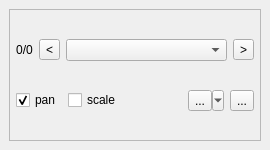
<?xml version="1.0" encoding="UTF-8"?>
<ui version="4.0">
 <class>itembrowser</class>
 <widget class="QDockWidget" name="itembrowser">
  <property name="geometry">
   <rect>
    <x>0</x>
    <y>0</y>
    <width>270</width>
    <height>150</height>
   </rect>
  </property>
  <property name="windowTitle">
   <string notr="true">Item Browser</string>
  </property>
  <widget class="QWidget" name="dockWidgetContents">
   <layout class="QGridLayout" name="gridLayout_3">
    <item row="0" column="1">
     <widget class="QFrame" name="browseFrame">
      <property name="sizePolicy">
       <sizepolicy hsizetype="Preferred" vsizetype="Preferred">
        <horstretch>0</horstretch>
        <verstretch>0</verstretch>
       </sizepolicy>
      </property>
      <property name="autoFillBackground">
       <bool>false</bool>
      </property>
      <property name="frameShape">
       <enum>QFrame::StyledPanel</enum>
      </property>
      <layout class="QGridLayout" name="gridLayout_2">
       <property name="margin">
        <number>6</number>
       </property>
       <item row="0" column="0">
        <layout class="QHBoxLayout" name="horizontalLayout">
         <item>
          <widget class="QLabel" name="currentPosLabel">
           <property name="sizePolicy">
            <sizepolicy hsizetype="Maximum" vsizetype="Preferred">
             <horstretch>0</horstretch>
             <verstretch>0</verstretch>
            </sizepolicy>
           </property>
           <property name="toolTip">
            <string/>
           </property>
           <property name="accessibleName">
            <string notr="true"/>
           </property>
           <property name="accessibleDescription">
            <string/>
           </property>
           <property name="text">
            <string notr="true">0/0</string>
           </property>
           <property name="alignment">
            <set>Qt::AlignCenter</set>
           </property>
          </widget>
         </item>
         <item>
          <widget class="QToolButton" name="previousButton">
           <property name="sizePolicy">
            <sizepolicy hsizetype="Minimum" vsizetype="Fixed">
             <horstretch>0</horstretch>
             <verstretch>0</verstretch>
            </sizepolicy>
           </property>
           <property name="maximumSize">
            <size>
             <width>21</width>
             <height>16777215</height>
            </size>
           </property>
           <property name="toolTip">
            <string/>
           </property>
           <property name="accessibleName">
            <string notr="true"/>
           </property>
           <property name="accessibleDescription">
            <string/>
           </property>
           <property name="text">
            <string notr="true">&lt;</string>
           </property>
          </widget>
         </item>
         <item>
          <widget class="QComboBox" name="listCombo">
           <property name="toolTip">
            <string/>
           </property>
           <property name="accessibleName">
            <string notr="true"/>
           </property>
           <property name="accessibleDescription">
            <string notr="true"/>
           </property>
           <property name="editable">
            <bool>false</bool>
           </property>
           <property name="sizeAdjustPolicy">
            <enum>QComboBox::AdjustToContents</enum>
           </property>
          </widget>
         </item>
         <item>
          <widget class="QToolButton" name="nextButton">
           <property name="sizePolicy">
            <sizepolicy hsizetype="Minimum" vsizetype="Fixed">
             <horstretch>0</horstretch>
             <verstretch>0</verstretch>
            </sizepolicy>
           </property>
           <property name="maximumSize">
            <size>
             <width>21</width>
             <height>16777215</height>
            </size>
           </property>
           <property name="toolTip">
            <string/>
           </property>
           <property name="accessibleName">
            <string notr="true"/>
           </property>
           <property name="accessibleDescription">
            <string notr="true"/>
           </property>
           <property name="text">
            <string notr="true">&gt;</string>
           </property>
          </widget>
         </item>
        </layout>
       </item>
       <item row="1" column="0">
        <layout class="QHBoxLayout" name="horizontalLayout_2">
         <item>
          <widget class="QCheckBox" name="panCheck">
           <property name="text">
            <string>pan</string>
           </property>
           <property name="checked">
            <bool>true</bool>
           </property>
          </widget>
         </item>
         <item>
          <widget class="QCheckBox" name="scaleCheck">
           <property name="text">
            <string>scale</string>
           </property>
          </widget>
         </item>
         <item>
          <spacer name="horizontalSpacer">
           <property name="orientation">
            <enum>Qt::Horizontal</enum>
           </property>
           <property name="sizeHint" stdset="0">
            <size>
             <width>40</width>
             <height>20</height>
            </size>
           </property>
          </spacer>
         </item>
         <item>
          <widget class="QToolButton" name="actionButton">
           <property name="sizePolicy">
            <sizepolicy hsizetype="Fixed" vsizetype="Fixed">
             <horstretch>0</horstretch>
             <verstretch>0</verstretch>
            </sizepolicy>
           </property>
           <property name="text">
            <string>...</string>
           </property>
           <property name="icon">
            <iconset>
             <normaloff>../icons/action.svg</normaloff>../icons/action.svg</iconset>
           </property>
           <property name="popupMode">
            <enum>QToolButton::MenuButtonPopup</enum>
           </property>
          </widget>
         </item>
         <item>
          <widget class="QToolButton" name="editFormButton">
           <property name="toolTip">
            <string notr="true"/>
           </property>
           <property name="accessibleDescription">
            <string notr="true"/>
           </property>
           <property name="text">
            <string notr="true">...</string>
           </property>
           <property name="icon">
            <iconset>
             <normaloff>../icons/openform.svg</normaloff>../icons/openform.svg</iconset>
           </property>
          </widget>
         </item>
        </layout>
       </item>
      </layout>
     </widget>
    </item>
   </layout>
  </widget>
 </widget>
 <resources/>
 <connections/>
</ui>
